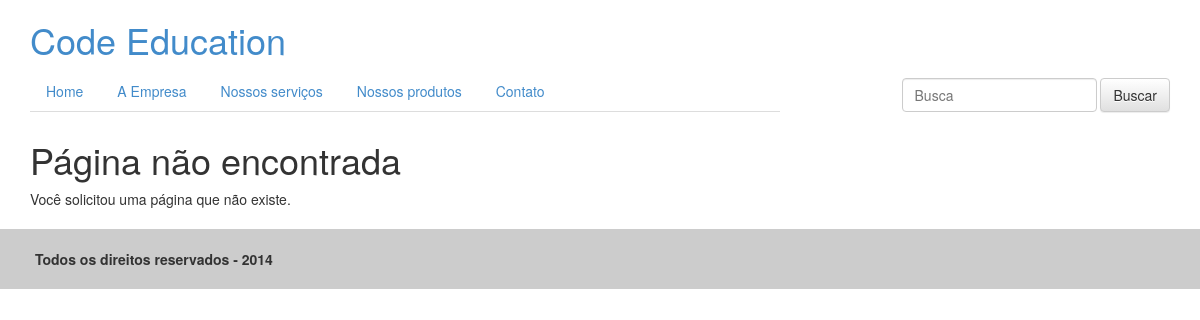
The page /index.php on the database its author committed.
### tables this page shows
CREATE TABLE `site` (
  `id` int(10) unsigned NOT NULL AUTO_INCREMENT,
  `slug` varchar(45) DEFAULT NULL,
  `title` varchar(45) DEFAULT NULL,
  `content` varchar(10000) DEFAULT NULL,
  `status` int(11) NOT NULL,
  PRIMARY KEY (`id`)
);

### index.php (called while the page is built)
<?php
    require_once("functions/pages.php");
    require_once("pages/header.php");
    $routes();
    require_once("pages/footer.php");
?>

### functions/pages.php (called while the page is built, shortened)
<?php
require_once("functions/db.php");
class Pages{
    private $db;
    public function __construct(\PDO $db)
    {
        $this->db = $db;
    }
    public function listpages()
    {
        $query = "select * from site where status<>0";
        $stmt = $this->db->query($query);
        return $stmt->fetchAll(\PDO::FETCH_ASSOC);
    }
    public function page($pag){
        $query = "select * from site where slug=:pag";
        $stmt = $this->db->prepare($query);
        $stmt->bindValue(":pag",$pag, PDO::PARAM_STR);
        $stmt->execute();
        return $stmt->fetch(\PDO::FETCH_ASSOC);
    }
}
$pag = basename($_SERVER['REQUEST_URI']);
$stmt = $conn->prepare("SELECT slug FROM site");
$stmt->execute();
$rts = $stmt->fetchAll(\PDO::FETCH_COLUMN);
$routes = function() use($conn,$pag,$rts){
    if(isset($_GET['s'])){
        $pag = "busca";
        $file = $pag;
    }
    else if(empty($pag)){
        $pag = "home";
        $file = $pag;
    }
    else if (in_array($pag, $rts)){
       $file = $pag;
    }
    else{
        $pag = "404";
        $file = $pag;
    }
    $p = new Pages($conn);
    $res = $p->page($pag);
    require_once("pages/".$file.".php");
}
?>

### pages/404.php (the view)
<h1><?php echo $res['title']; ?></h1>
<?php echo $res['content'] ?>

### pages/header.php (shortened to what this page needs)
<!DOCTYPE html>
<html lang="en">
<head>
	<?php require_once("scripts.php"); ?>
</head>
<body>
	<div class="container">
		<header class="row">
        <div class="col-md-12">
            <div class="row">
                <div class="col-md-12">
                       <h1 class="brand"><a href="<?php echo $dir; ?>">Code Education</a></h1>
                </div>
            </div>
            <div class="row">
            <div class="col-md-8">
				<ul class="nav nav-tabs" role="tablist">
                    <li><a href="<?php echo $dir; ?>" title="Home">Home</a></li>
                    <?php
                        $p = new Pages($conn);
                        foreach($p->listpages() as $pags){
                            echo '<li><a href="'.$dir.strtolower($pags["slug"]).'" title="'.$pags["title"].'">'.$pags["title"].'</a></li>';
                        }
                    ?>
				</ul>
            </div>
            <div class="col-md-4">
                <form class="navbar-form navbar-right" role="search" method="get" action="<?php echo $dir; ?>">
                    <div class="form-group">
                        <input type="text" name="s" class="form-control" placeholder="Busca">
                    </div>
                    <button type="submit" class="btn btn-default">Buscar</button>
                </form>
            </div>
        </div>
		</header>

### css/styles.css (style rules this page uses)
header { margin-bottom:20px; }

### rows shown on the page
site: title "A Empresa"
site: title "Nossos serviços"
site: title "Nossos produtos"
site: title "Contato"
site: title "Página não encontrada", content "Você solicitou uma página que não existe."
